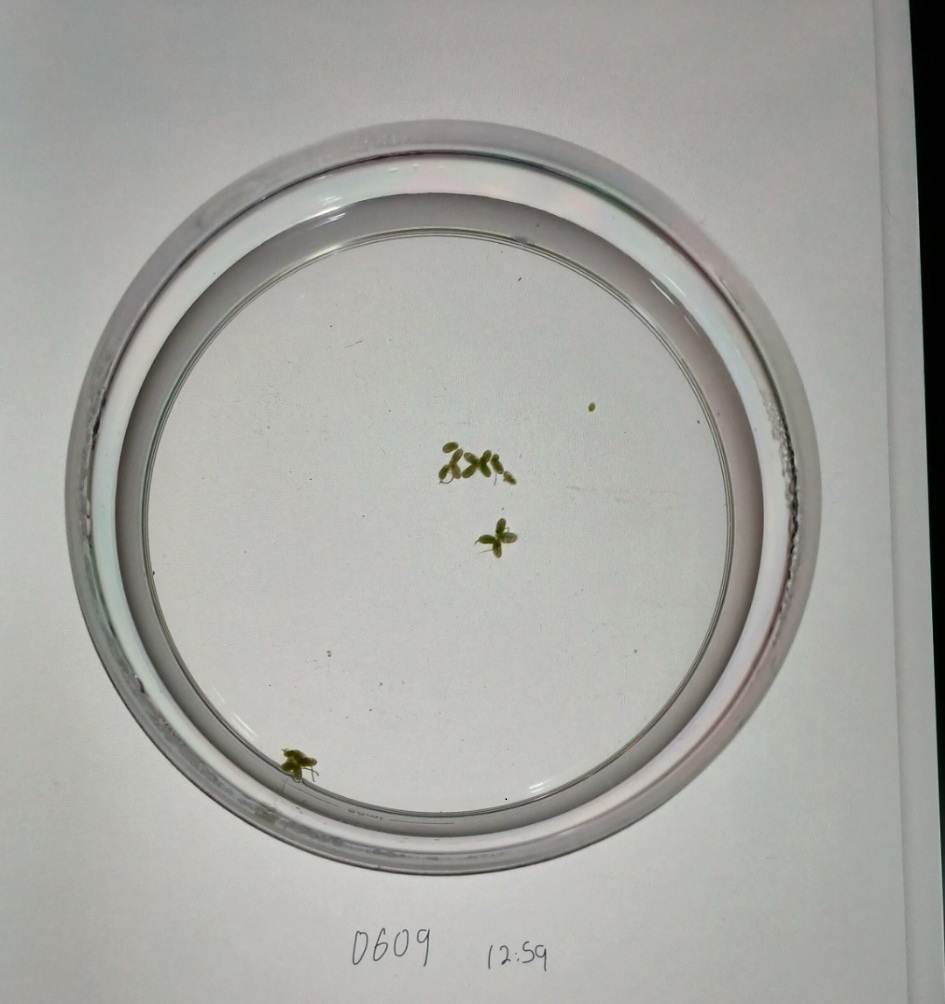
#> input picture 25-0820.jpg, 945 x 1004 px
$ python 07-get_size_Lab.py
#> lines starting #> are read from the running program, lines starting #| are printed output that depends on the picture; after the words box and inside, x2 and y2 are one past the last pixel; in counts of white or black regions, pixels touching at a corner belong together
import cv2
import numpy as np

# === 사용자 입력 ===
IMAGE_PATH = '25-0820.jpg'  # 사진 경로
PETRI_DIAMETER_MM = 10.0        # 실제 페트리디쉬 안쪽 지름(mm) → 맞게 수정하세요

# === 1. 이미지 불러오기 ===
img = cv2.imread(IMAGE_PATH)
#> img is the input picture: shape (1004, 945, 3); mean B, G, R 161.5, 165.8, 165.8
if img is None:
    raise FileNotFoundError("이미지를 찾을 수 없습니다.")

# 해상도 너무 크면 줄이기
#scale = 1200 / max(img.shape[:2])
#if scale < 1.0:
#    img = cv2.resize(img, None, fx=scale, fy=scale, interpolation=cv2.INTER_AREA)

# === 2. 원 검출 (페트리디쉬) ===
gray = cv2.cvtColor(img, cv2.COLOR_BGR2GRAY)
gray = cv2.medianBlur(gray, 5)

circles = cv2.HoughCircles(gray, cv2.HOUGH_GRADIENT, dp=1.2,
                           minDist=100, param1=100, param2=50,
                           minRadius=100, maxRadius=0)
#> circles = 18 rows, first 8: [441, 496.2, 376.7], [531, 582.6, 399.8], [385.8, 586.2, 367.5], [515.4, 429, 410.4], [377.4, 414.6, 274.8], [325.8, 503.4, 262.4], [454.2, 664.2, 211.4], [318.6, 670.2, 168.2]

if circles is None:
    raise RuntimeError("페트리디쉬 원을 찾지 못했습니다. 파라미터 조정 필요")

circles = np.uint16(np.around(circles))
#> circles = 18 rows, first 8: [441, 496, 377], [531, 583, 400], [386, 586, 367], [515, 429, 410], [377, 415, 275], [326, 503, 262], [454, 664, 211], [319, 670, 168]
x, y, r = circles[0][0]  # 가장 큰 원
#> x = 441; y = 496; r = 377
print(f"검출된 원 중심=({x},{y}), 반지름={r}px")
#| 검출된 원 중심=(441,496), 반지름=377px

# === 3. ROI 자르기 (원 안쪽만) ===
mask_circle = np.zeros_like(gray)
cv2.circle(mask_circle, (x, y), r-5, 255, -1)
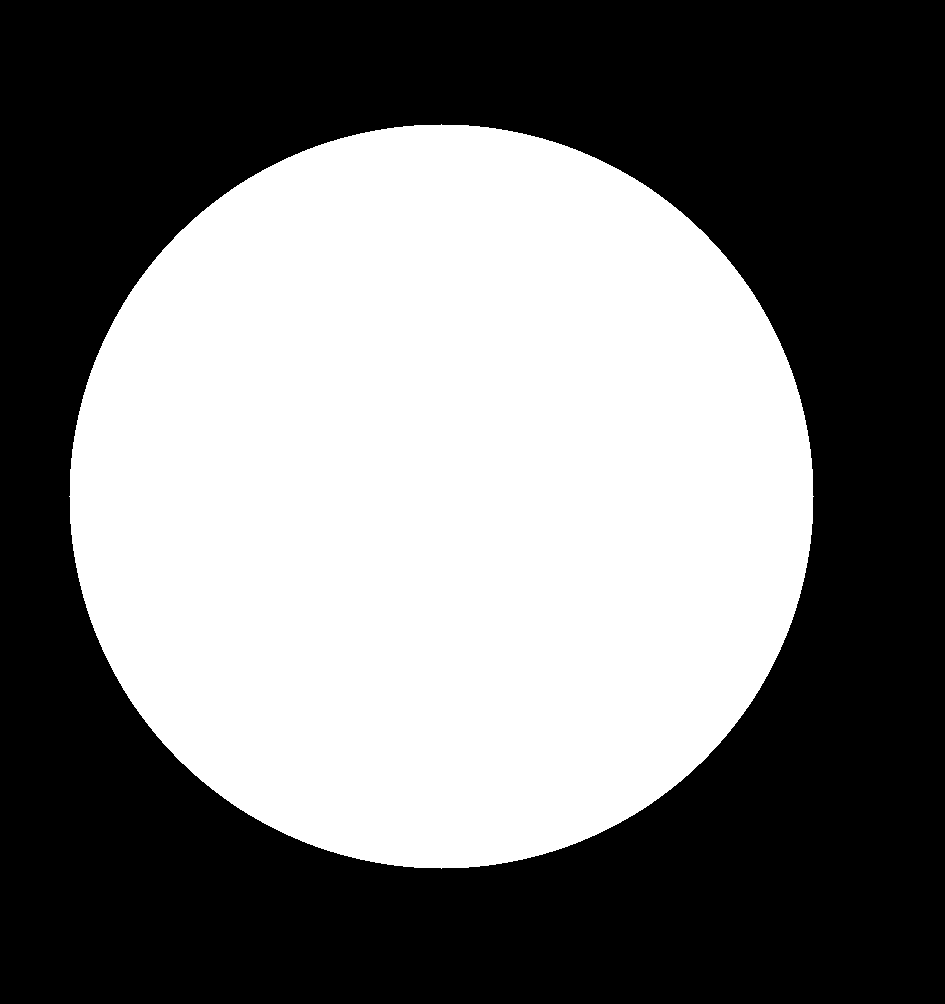
#> mask_circle: shape (1004, 945); 45.8% white; 1 white region, box (x1, y1, x2, y2) and area: (69, 124, 814, 869) 434685
masked_img = cv2.bitwise_and(img, img, mask=mask_circle)

# === 4. 색공간 변환 (LAB) ===
lab = cv2.cvtColor(masked_img, cv2.COLOR_BGR2LAB)
#> lab: shape (1004, 945, 3); mean of channels 0, 1, 2 79.8, 127.7, 129.1
L, A, B = cv2.split(lab)

# CLAHE로 조명 보정
clahe = cv2.createCLAHE(clipLimit=2.0, tileGridSize=(8,8))
L_eq = clahe.apply(L)
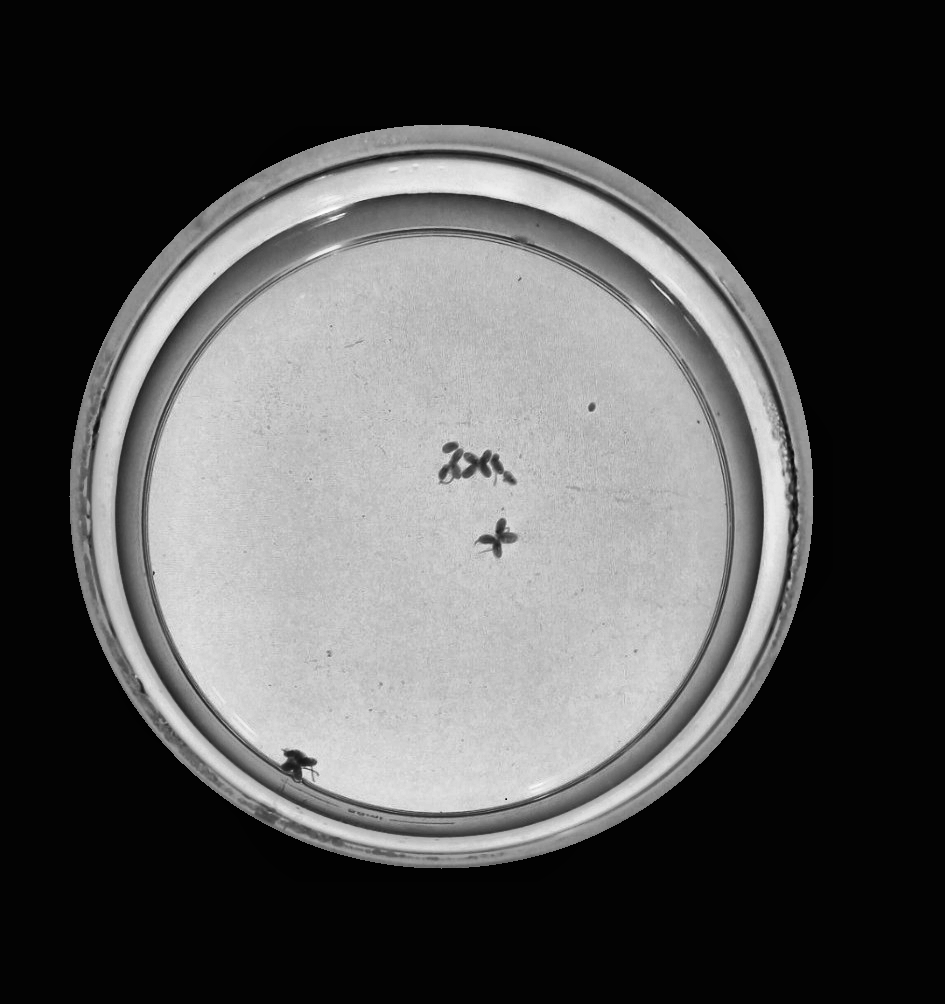
#> L_eq: shape (1004, 945); min 2, max 255, mean 80.7
lab_eq = cv2.merge([L_eq, A, B])
#> lab_eq: shape (1004, 945, 3); mean of channels 0, 1, 2 80.7, 127.7, 129.1

# 녹색 계열 분리 (a채널 음수 방향)
# A채널이 낮을수록 녹색, B채널은 노랑 성분 → 두 채널 함께 임계
_, mask_a = cv2.threshold(255 - A, 40, 255, cv2.THRESH_BINARY)
#> mask_a: shape (1004, 945); every value is 255
_, mask_b = cv2.threshold(B, 150, 255, cv2.THRESH_BINARY_INV)
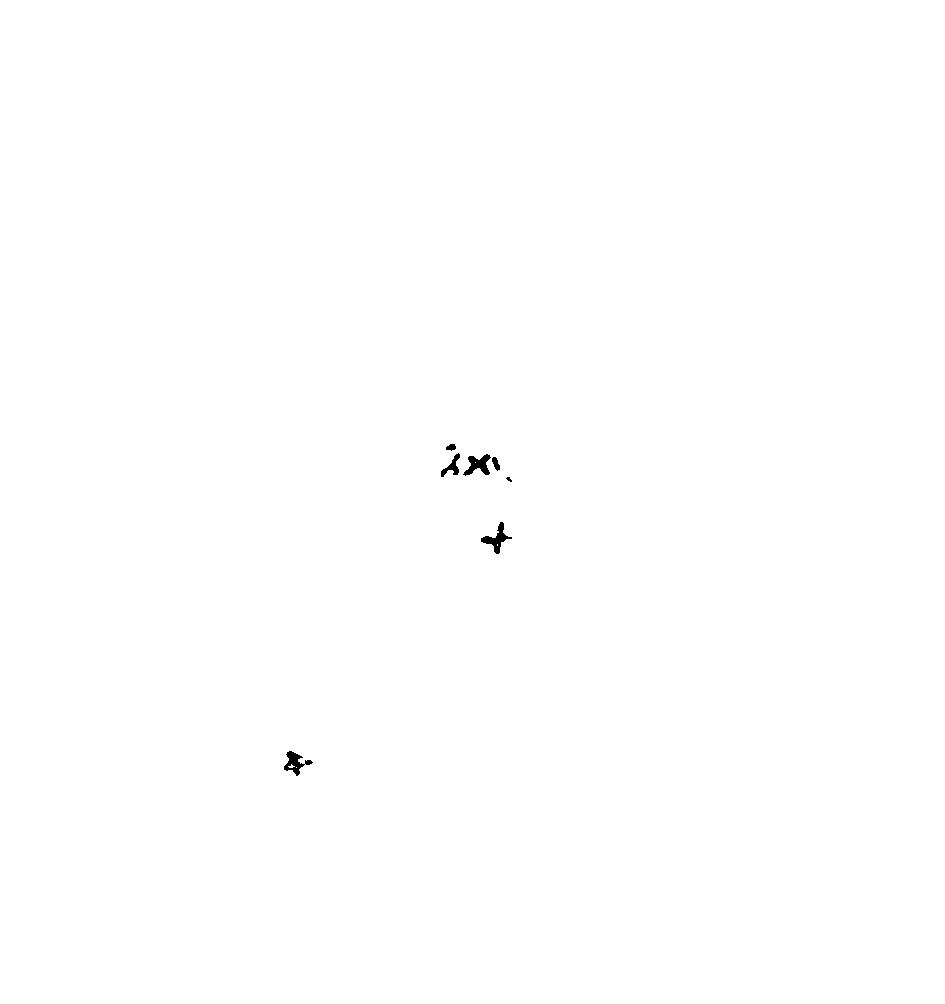
#> mask_b: shape (1004, 945); 99.9% white; 7 black regions (1 under 20 px), largest, box (x1, y1, x2, y2) and area: (481, 522, 512, 554) 316, (463, 454, 491, 476) 308, (284, 751, 313, 776) 291, (441, 453, 460, 477) 171, (492, 457, 500, 471) 67, (446, 444, 456, 451) 50
mask = cv2.bitwise_and(mask_a, mask_b)

# 잡음 제거
kernel = cv2.getStructuringElement(cv2.MORPH_ELLIPSE, (3,3))
mask = cv2.morphologyEx(mask, cv2.MORPH_OPEN, kernel, iterations=2)
#> mask: shape (1004, 945); 99.9% white; 6 black regions (1 under 20 px), largest, box (x1, y1, x2, y2) and area: (463, 454, 500, 476) 387, (481, 522, 512, 554) 324, (284, 751, 313, 776) 313, (441, 453, 460, 477) 175, (446, 444, 456, 451) 50
mask = cv2.morphologyEx(mask, cv2.MORPH_CLOSE, kernel, iterations=2)
#> mask: shape (1004, 945); 99.9% white; 7 black regions, largest, box (x1, y1, x2, y2) and area: (481, 522, 508, 554) 307, (464, 454, 491, 475) 301, (284, 751, 303, 776) 265

# === 5. 컨투어 기반 면적 계산 ===
contours, _ = cv2.findContours(mask, cv2.RETR_EXTERNAL, cv2.CHAIN_APPROX_SIMPLE)
#> contours = [[[0, 0], [0, 1003], [944, 1003], [944, 0]]]
areas_px = [cv2.contourArea(c) for c in contours]
#> areas_px = [946832]
total_area_px = sum(areas_px)
#> total_area_px = 946832
print(f"녹색 잎 픽셀 면적(컨투어 기반): {total_area_px:.1f} px²")
#| 녹색 잎 픽셀 면적(컨투어 기반): 946832.0 px²

# === 6. 실제 면적 환산 ===
# (실제 지름 / 픽셀 지름) → mm/px
mm_per_px = PETRI_DIAMETER_MM / (2*r)
#> mm_per_px = 0.0133
area_mm2 = total_area_px * (mm_per_px**2)
#> area_mm2 = 166.5
print(f"녹색 잎 실제 면적: {area_mm2:.2f} mm²")
#| 녹색 잎 실제 면적: 166.54 mm²

# === 7. 시각화 저장 ===
vis = img.copy()
cv2.circle(vis, (x,y), r, (255,0,0), 2)
cv2.drawContours(vis, contours, -1, (0,0,255), 2)
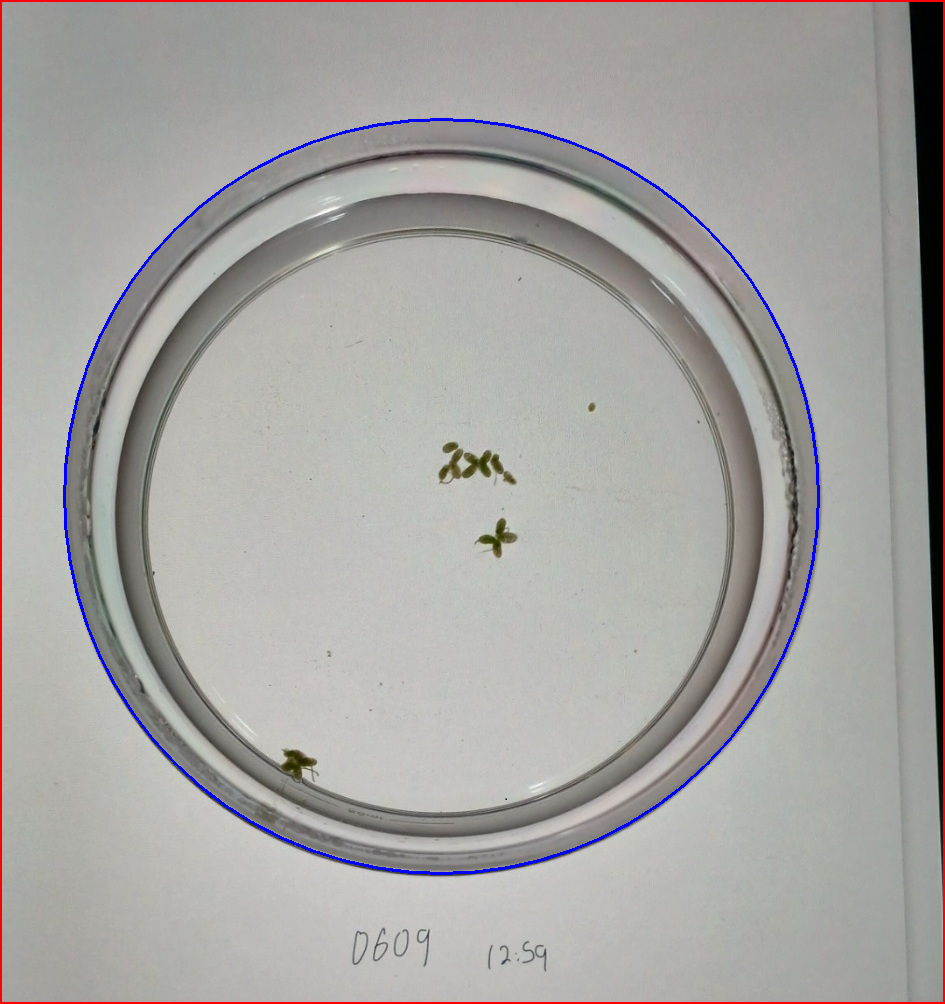
#> vis: shape (1004, 945, 3); mean B, G, R 161.4, 163.7, 165.8
cv2.imwrite("leaf_mask.png", mask)
cv2.imwrite("leaf_contours.png", vis)
print("결과 leaf_mask.png, leaf_contours.png 로 저장됨")
